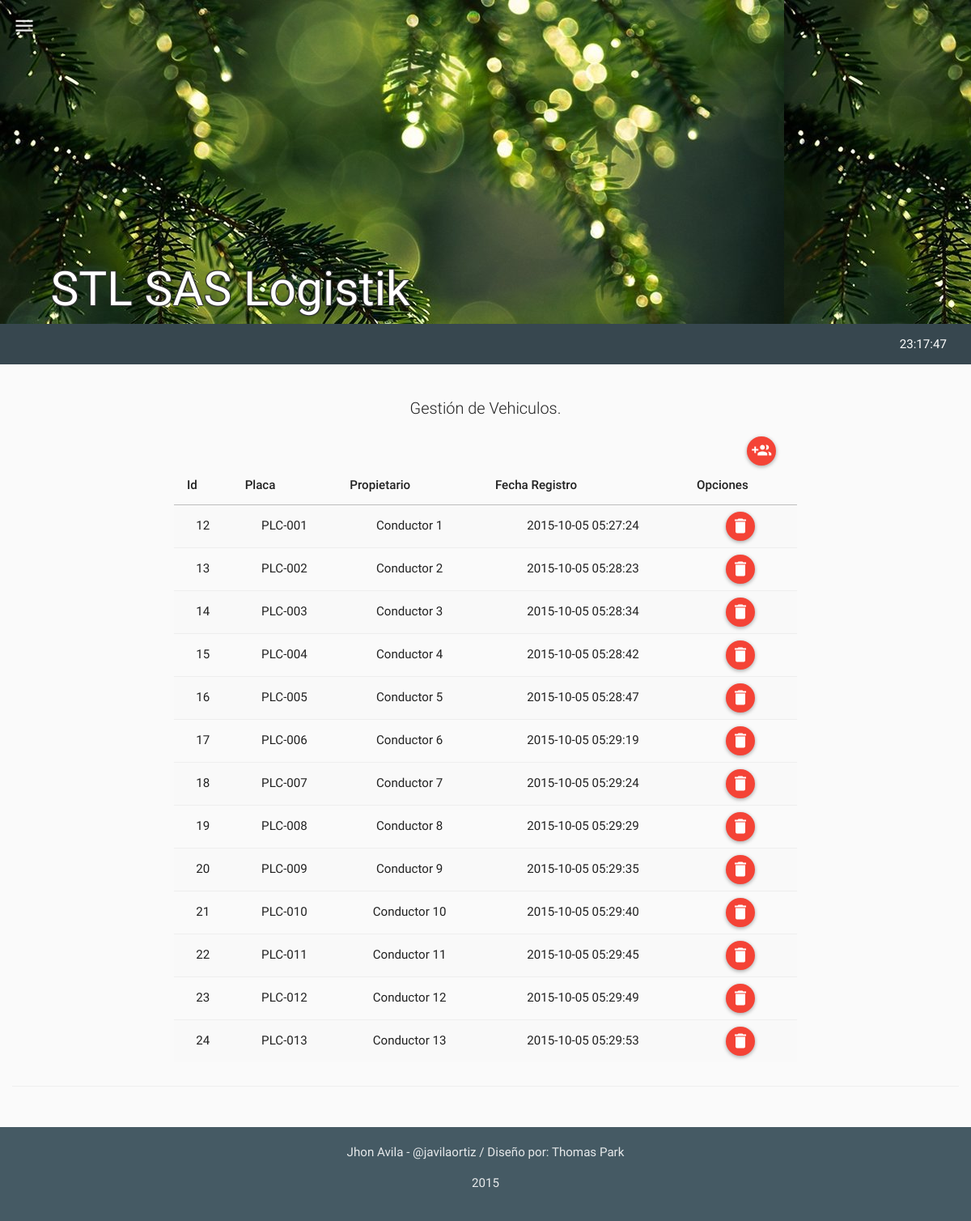
Page /mods/vehiculos/vehiculos.php (signed in) on the earlier database version.
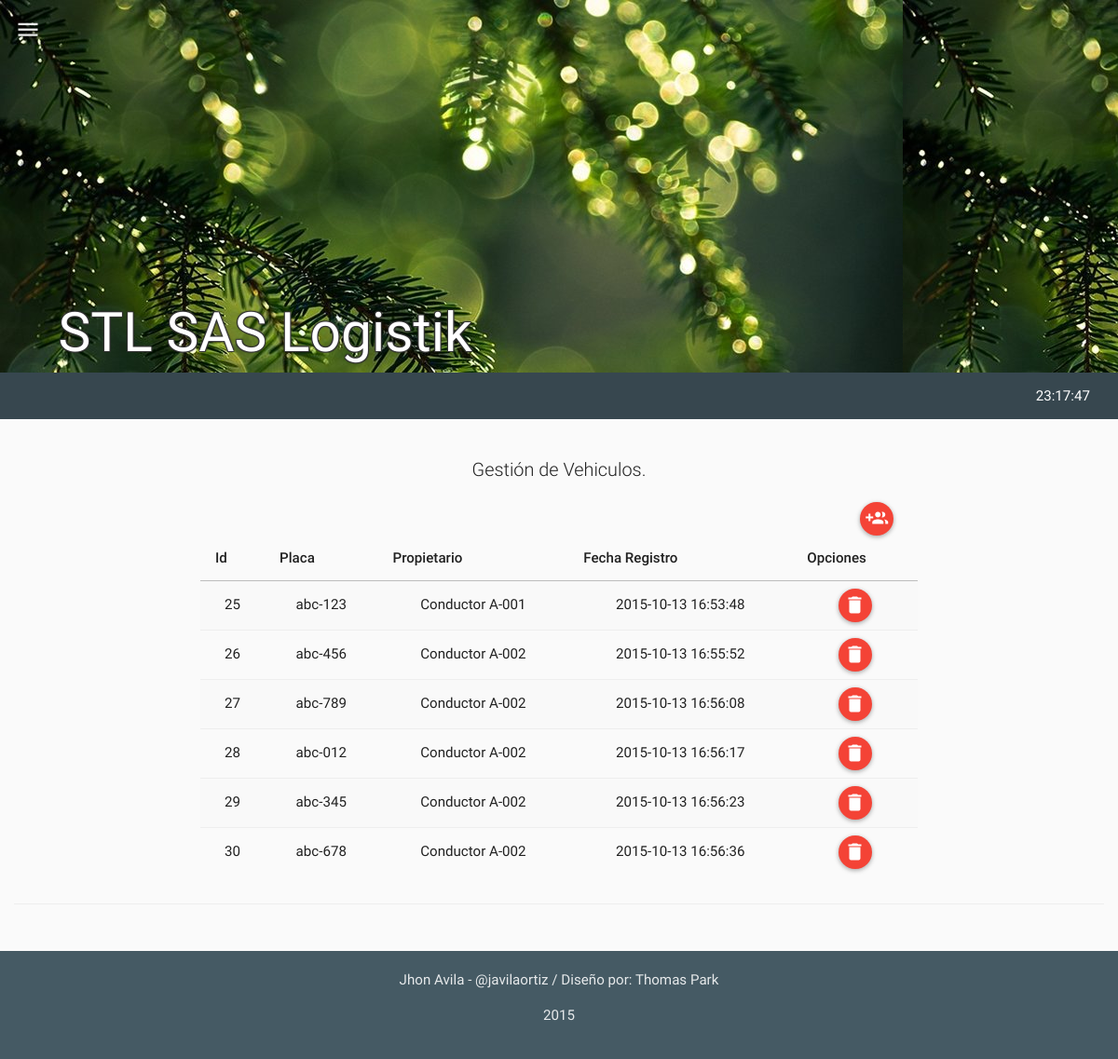
Same page on the later database version.
### tables this page shows
CREATE TABLE IF NOT EXISTS `tbl_vehiculos` (
  `ve_id` int(11) NOT NULL,
  `ve_tipo_vehiculo` int(11) NOT NULL,
  `ve_modelo` int(11) NOT NULL,
  `ve_marca` varchar(40) NOT NULL,
  `ve_color` varchar(40) NOT NULL,
  `ve_nro_motor` int(11) NOT NULL,
  `ve_nro_chasis` int(11) NOT NULL,
  `ve_soat` varchar(60) NOT NULL,
  `ve_soat_nro` varchar(60) NOT NULL,
  `ve_soat_vence` date NOT NULL,
  `ve_tecno` varchar(60) NOT NULL,
  `ve_tecno_vence` date NOT NULL,
  `ve_empresa` varchar(60) NOT NULL,
  `ve_empresa_telefono` varchar(60) NOT NULL,
  `ve_placa` varchar(10) NOT NULL,
  `ve_remolque_tipo` varchar(30) NOT NULL,
  `ve_remolque_color` varchar(20) NOT NULL,
  `ve_remolque_marca` varchar(60) NOT NULL,
  `ve_pe_id` int(11) NOT NULL,
  `ve_timestamp` timestamp NOT NULL DEFAULT CURRENT_TIMESTAMP ON UPDATE CURRENT_TIMESTAMP,
  `ve_capacidad_m3` float NOT NULL,
  `ve_tipo_llanta_traccion` varchar(60) NOT NULL,
  `ve_tipo_llanta_direccional` varchar(60) NOT NULL,
  `ve_linea` varchar(60) NOT NULL,
  `ve_created` int(11) NOT NULL,
  `ve_estado` int(11) NOT NULL
);

CREATE TABLE IF NOT EXISTS `tbl_personas` (
  `pe_id` int(11) NOT NULL,
  `pe_nombre` varchar(60) NOT NULL,
  `pe_tel` varchar(60) NOT NULL,
  `pe_cedula` varchar(20) NOT NULL,
  `pe_licencia` varchar(60) NOT NULL,
  `pe_licencia_vigencia` date NOT NULL,
  `pe_dir` varchar(80) NOT NULL,
  `pe_cel` varchar(60) NOT NULL,
  `pe_tipo` int(11) NOT NULL COMMENT '1="propietario" 2="conductor" 3="ambas"',
  `pe_ve_id` int(11) NOT NULL,
  `pe_f1` int(15) NOT NULL,
  `pe_f2` int(15) NOT NULL,
  `pe_f3` int(15) NOT NULL,
  `pe_timestamp` timestamp NOT NULL DEFAULT CURRENT_TIMESTAMP ON UPDATE CURRENT_TIMESTAMP,
  `pe_created` int(11) NOT NULL,
  `pe_estado` int(11) NOT NULL
);

### php/vehiculos.php (the view, shortened to what this page needs)
<?php
class vehiculos{
  function get_vehiculos(){
    $rt = new route();
    if(isset($_SESSION["ses_id"])){
      $qry='SELECT * FROM tbl_vehiculos AS V
            INNER JOIN tbl_personas AS P ON P.pe_ve_id = V.ve_id
            WHERE V.ve_estado=1;';
      $res = mysql_query($qry);
      $item =" ";
      $script ="<script>$(document).ready(function(){";
      while($row_res = mysql_fetch_assoc($res)) {
        $item.='
              <tr>
                <td>'.$row_res["ve_id"].'</td>
                <td>'.$row_res["ve_placa"].'</td>
                <td>'.$row_res["pe_nombre"].'</td>
                <td>'.$row_res["ve_timestamp"].'</td>
                <td>
                  <div id="del-button" onClick="borrar_usuario('.$row_res["ve_id"].', this)" class="btn btn-floating-mini btn-danger" title="Borrar"><i class="md md-delete"></i> </div>
                </td>
              </tr>
        ';
        $script.='';
      }
      $script.='});</script>';
    }
    else{$rt->routing($rt->path("login"));}
    $html='
          <table class="table table-striped table-hover ">
            <thead>
              <tr>
                <th>Id</th>
                <th>Placa</th>
                <th>Propietario</th>
                <th>Fecha Registro</th>
                <th>Opciones</th>
              </tr>
            </thead>
            <tbody>
              '.$item.'
            </tbody>
          </table>
    ';
    return $script.$html;
  }
}
?>

Differences in the rows shown:
removed tbl_vehiculos: ve_id "12", ve_placa "PLC-001", tbl_personas.pe_nombre "Conductor 1", ve_timestamp "2015-10-05 05:27:24"
removed tbl_vehiculos: ve_id "13", ve_placa "PLC-002", tbl_personas.pe_nombre "Conductor 2", ve_timestamp "2015-10-05 05:28:23"
removed tbl_vehiculos: ve_id "14", ve_placa "PLC-003", tbl_personas.pe_nombre "Conductor 3", ve_timestamp "2015-10-05 05:28:34"
removed tbl_vehiculos: ve_id "15", ve_placa "PLC-004", tbl_personas.pe_nombre "Conductor 4", ve_timestamp "2015-10-05 05:28:42"
removed tbl_vehiculos: ve_id "16", ve_placa "PLC-005", tbl_personas.pe_nombre "Conductor 5", ve_timestamp "2015-10-05 05:28:47"
removed tbl_vehiculos: ve_id "17", ve_placa "PLC-006", tbl_personas.pe_nombre "Conductor 6", ve_timestamp "2015-10-05 05:29:19"
removed tbl_vehiculos: ve_id "18", ve_placa "PLC-007", tbl_personas.pe_nombre "Conductor 7", ve_timestamp "2015-10-05 05:29:24"
removed tbl_vehiculos: ve_id "19", ve_placa "PLC-008", tbl_personas.pe_nombre "Conductor 8", ve_timestamp "2015-10-05 05:29:29"
removed tbl_vehiculos: ve_id "20", ve_placa "PLC-009", tbl_personas.pe_nombre "Conductor 9", ve_timestamp "2015-10-05 05:29:35"
removed tbl_vehiculos: ve_id "21", ve_placa "PLC-010", tbl_personas.pe_nombre "Conductor 10", ve_timestamp "2015-10-05 05:29:40"
removed tbl_vehiculos: ve_id "22", ve_placa "PLC-011", tbl_personas.pe_nombre "Conductor 11", ve_timestamp "2015-10-05 05:29:45"
removed tbl_vehiculos: ve_id "23", ve_placa "PLC-012", tbl_personas.pe_nombre "Conductor 12", ve_timestamp "2015-10-05 05:29:49"
removed tbl_vehiculos: ve_id "24", ve_placa "PLC-013", tbl_personas.pe_nombre "Conductor 13", ve_timestamp "2015-10-05 05:29:53"
added tbl_vehiculos: ve_id "25", ve_placa "abc-123", tbl_personas.pe_nombre "Conductor A-001", ve_timestamp "2015-10-13 16:53:48"
added tbl_vehiculos: ve_id "26", ve_placa "abc-456", tbl_personas.pe_nombre "Conductor A-002", ve_timestamp "2015-10-13 16:55:52"
added tbl_vehiculos: ve_id "27", ve_placa "abc-789", tbl_personas.pe_nombre "Conductor A-002", ve_timestamp "2015-10-13 16:56:08"
added tbl_vehiculos: ve_id "28", ve_placa "abc-012", tbl_personas.pe_nombre "Conductor A-002", ve_timestamp "2015-10-13 16:56:17"
added tbl_vehiculos: ve_id "29", ve_placa "abc-345", tbl_personas.pe_nombre "Conductor A-002", ve_timestamp "2015-10-13 16:56:23"
added tbl_vehiculos: ve_id "30", ve_placa "abc-678", tbl_personas.pe_nombre "Conductor A-002", ve_timestamp "2015-10-13 16:56:36"
